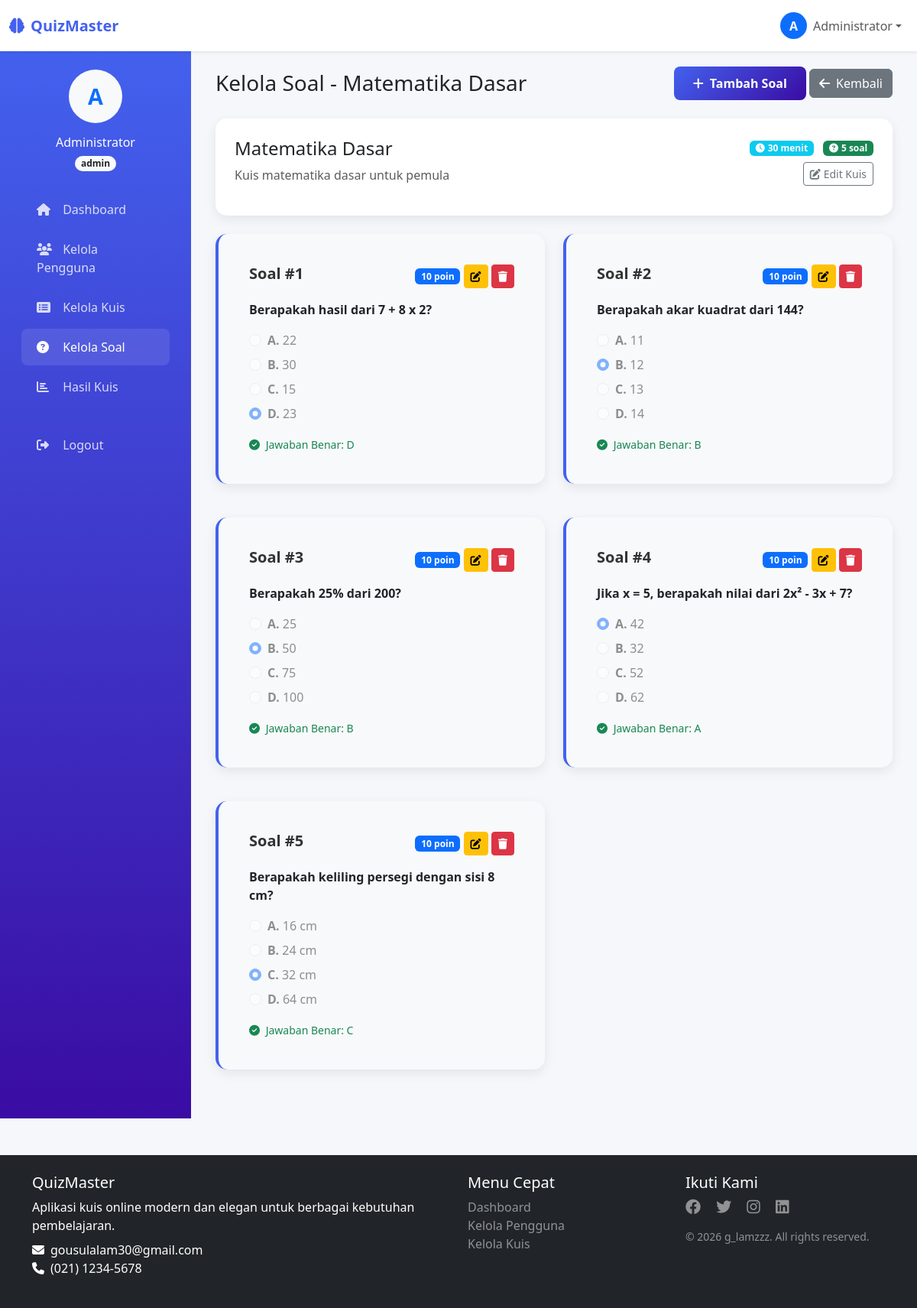
/admin/manage_questions.php?quiz_id=1 (signed in), run on the app's committed database.
### tables this page shows
CREATE TABLE `quizzes` (
  `id` int(11) NOT NULL,
  `judul` varchar(200) NOT NULL,
  `deskripsi` text DEFAULT NULL,
  `durasi` int(11) DEFAULT 60,
  `created_by` int(11) DEFAULT NULL,
  `created_at` timestamp NOT NULL DEFAULT current_timestamp()
);

CREATE TABLE `questions` (
  `id` int(11) NOT NULL,
  `quiz_id` int(11) DEFAULT NULL,
  `pertanyaan` text NOT NULL,
  `opsi_a` varchar(500) DEFAULT NULL,
  `opsi_b` varchar(500) DEFAULT NULL,
  `opsi_c` varchar(500) DEFAULT NULL,
  `opsi_d` varchar(500) DEFAULT NULL,
  `jawaban_benar` enum('a','b','c','d') NOT NULL,
  `poin` int(11) DEFAULT 10
);

### admin/manage_questions.php (the view, shortened to what this page needs)
<?php
require_once '../includes/auth.php';
include '../includes/header.php';
$quiz_id = isset($_GET['quiz_id']) ? intval($_GET['quiz_id']) : 0;
$quiz = null;
if ($quiz_id > 0) {
    $quiz = mysqli_fetch_assoc(mysqli_query($conn, "SELECT * FROM quizzes WHERE id = $quiz_id"));
}
$questions = mysqli_query($conn,
    "SELECT * FROM questions
     WHERE quiz_id = $quiz_id
     ORDER BY id ASC");
?>
<div class="container-fluid">
    <div class="d-flex justify-content-between align-items-center mb-4">
        <h1 class="h3 mb-0 text-gray-800">
            Kelola Soal
            <?php if ($quiz): ?>
            - <?php echo $quiz['judul']; ?>
            <?php endif; ?>
        </h1>
        <div>
            <?php if ($quiz): ?>
            <button class="btn btn-primary" data-bs-toggle="modal" data-bs-target="#addQuestionModal">
                <i class="fas fa-plus me-2"></i>Tambah Soal
            </button>
            <?php endif; ?>
            <a href="manage_quiz.php" class="btn btn-secondary">
                <i class="fas fa-arrow-left me-2"></i>Kembali
            </a>
        </div>
    </div>
    <?php if (!$quiz): ?>
    <div class="card">
        <div class="card-body text-center py-5">
            <i class="fas fa-exclamation-circle fa-4x text-warning mb-3"></i>
            <h4>Pilih Kuis Terlebih Dahulu</h4>
            <p class="text-muted">Silakan pilih kuis dari halaman Kelola Kuis untuk mengelola soalnya.</p>
            <a href="manage_quiz.php" class="btn btn-primary">
                <i class="fas fa-arrow-left me-2"></i>Ke Kelola Kuis
            </a>
        </div>
    </div>
    <?php else: ?>
    <div class="card mb-4">
        <div class="card-body">
            <div class="row">
                <div class="col-md-8">
                    <h4><?php echo $quiz['judul']; ?></h4>
                    <p class="text-muted"><?php echo $quiz['deskripsi']; ?></p>
                </div>
                <div class="col-md-4 text-end">
                    <div class="mb-2">
                        <span class="badge bg-info me-2">
                            <i class="fas fa-clock me-1"></i><?php echo $quiz['durasi']; ?> menit
                        </span>
                        <?php
                        $question_count = mysqli_fetch_assoc(mysqli_query($conn,
                            "SELECT COUNT(*) as count FROM questions WHERE quiz_id = $quiz_id"))['count'];
                        ?>
                        <span class="badge bg-success">
                            <i class="fas fa-question-circle me-1"></i><?php echo $question_count; ?> soal
                        </span>
                    </div>
                    <a href="manage_quiz.php" class="btn btn-sm btn-outline-secondary">
                        <i class="fas fa-edit me-1"></i>Edit Kuis
                    </a>
                </div>
            </div>
        </div>
    </div>
    <div class="row">
        <?php
        $question_number = 1;
        while ($question = mysqli_fetch_assoc($questions)):
        ?>
        <div class="col-md-6 mb-4">
            <div class="card question-item">
                <div class="card-body">
                    <div class="d-flex justify-content-between align-items-start mb-3">
                        <h5 class="card-title mb-0">Soal #<?php echo $question_number; ?></h5>
                        <div>
                            <span class="badge bg-primary"><?php echo $question['poin']; ?> poin</span>
                            <button class="btn btn-sm btn-warning edit-question" data-question='<?php echo json_encode($question); ?>'>
                                <i class="fas fa-edit"></i>
                            </button>
                            <a href="?quiz_id=<?php echo $quiz_id; ?>&delete=<?php echo $question['id']; ?>"
                               class="btn btn-sm btn-danger"
                               onclick="return confirm('Hapus soal ini?')">
                                <i class="fas fa-trash"></i>
                            </a>
                        </div>
                    </div>
                    <p class="card-text"><strong><?php echo $question['pertanyaan']; ?></strong></p>
                    <div class="options mt-3">
                        <div class="form-check mb-2">
                            <input class="form-check-input" type="radio" disabled
                                <?php echo $question['jawaban_benar'] == 'a' ? 'checked' : ''; ?>>
                            <label class="form-check-label">
                                <strong>A.</strong> <?php echo $question['opsi_a']; ?>
                            </label>
                        </div>
                        <div class="form-check mb-2">
                            <input class="form-check-input" type="radio" disabled
                                <?php echo $question['jawaban_benar'] == 'b' ? 'checked' : ''; ?>>
                            <label class="form-check-label">
                                <strong>B.</strong> <?php echo $question['opsi_b']; ?>
                            </label>
                        </div>
                        <div class="form-check mb-2">
                            <input class="form-check-input" type="radio" disabled
                                <?php echo $question['jawaban_benar'] == 'c' ? 'checked' : ''; ?>>
                            <label class="form-check-label">
                                <strong>C.</strong> <?php echo $question['opsi_c']; ?>
                            </label>
                        </div>
                        <div class="form-check mb-2">
                            <input class="form-check-input" type="radio" disabled
                                <?php echo $question['jawaban_benar'] == 'd' ? 'checked' : ''; ?>>
                            <label class="form-check-label">
                                <strong>D.</strong> <?php echo $question['opsi_d']; ?>
                            </label>
                        </div>
                    </div>
                    <div class="mt-3">
                        <small class="text-success">
                            <i class="fas fa-check-circle me-1"></i>
                            Jawaban Benar: <?php echo strtoupper($question['jawaban_benar']); ?>
                        </small>
                    </div>
                </div>
            </div>
        </div>
        <?php
        $question_number++;
        endwhile;
        ?>
    </div>
    <?php endif; ?>
</div>
<?php include '../includes/footer.php'; ?>

### css/style.css (style rules this page uses)
.question-item { border-left: 4px solid #4361ee; padding-left: 15px; margin-bottom: 20px; background-color: #f8f9fa; padding: 15px; border-radius: 0 8px 8px 0; }
.card-title { color: #333; font-weight: 600; }
.btn-primary { background: linear-gradient(135deg, #4361ee, #3a0ca3); border: none; }

### includes/header.php (style rules this page uses)
:root { --primary-color: #4361ee; --secondary-color: #3a0ca3; --success-color: #4cc9f0; --light-color: #f8f9fa; --dark-color: #212529; }
body { font-family: 'Segoe UI', Tahoma, Geneva, Verdana, sans-serif; background-color: #f5f7fb; min-height: 100vh; display: flex; flex-direction: column; }
.card { border: none; border-radius: 15px; box-shadow: 0 5px 15px rgba(0, 0, 0, 0.08); transition: transform 0.3s; margin-bottom: 20px; }
.card-body { padding: 25px; }
.btn-primary { background-color: var(--primary-color); border-color: var(--primary-color); padding: 10px 25px; border-radius: 8px; font-weight: 600; }
.question-item { border-left: 4px solid var(--primary-color); padding-left: 15px; margin-bottom: 20px; }

### data on the page
quizzes: judul "Matematika Dasar", deskripsi "Kuis matematika dasar untuk pemula", durasi "30"
questions: poin "10", pertanyaan "Berapakah hasil dari 7 + 8 x 2?", opsi_a "22", opsi_b "30", opsi_c "15", jawaban_benar "☑", opsi_d "23", jawaban_benar "D"
questions: poin "10", pertanyaan "Berapakah akar kuadrat dari 144?", opsi_a "11", jawaban_benar "☑", opsi_b "12", opsi_c "13", opsi_d "14", jawaban_benar "B"
questions: poin "10", pertanyaan "Berapakah 25% dari 200?", opsi_a "25", jawaban_benar "☑", opsi_b "50", opsi_c "75", opsi_d "100", jawaban_benar "B"
questions: poin "10", pertanyaan "Jika x = 5, berapakah nilai dari 2x² - 3x + 7?", jawaban_benar "☑", opsi_a "42", opsi_b "32", opsi_c "52", opsi_d "62", jawaban_benar "A"
questions: poin "10", pertanyaan "Berapakah keliling persegi dengan sisi 8 cm?", opsi_a "16 cm", opsi_b "24 cm", jawaban_benar "☑", opsi_c "32 cm", opsi_d "64 cm", jawaban_benar "C"

### other printed values
substr($_SESSION['nama_lengkap'], 0, 1) "A"
$_SESSION['nama_lengkap'] "Administrator"
$_SESSION['role'] "admin"
$question_count "5"
